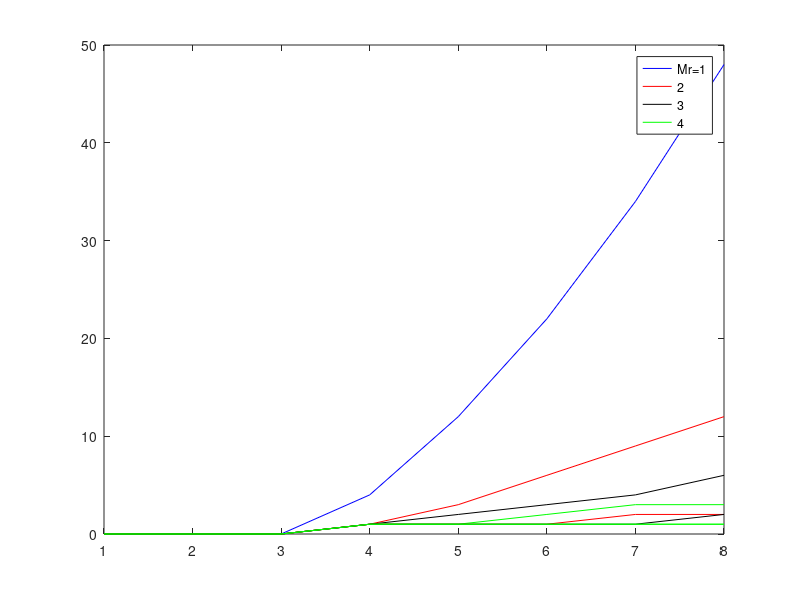

Write the MATLAB code that produced this figure.
%IHN
clc
clear all
close all
K=4;
M=2;

i=0;
D_b=[1:M*K];
for Mr=1:8
    i=i+1;
    ii=0;
    for D=1:M*K
        ii=ii+1;
        A1=(2*D*(K-1)-M*K*(K-1))/(Mr^2);
        if(mod(D,K)==0)
            A2=((D^2)*(1+1/K)-2*M*D)/(Mr^2);
        else
            A2=((D^2)*(1+1/K)-2*M*D+1-1/K)/(Mr^2);
        end
        for R=0:60
            
            if(R>=A1 && R>=A2)
                SR(i,ii)=R;
                break;
            end
        end
    end
end

plot(D_b,SR(1,:),'b')
hold on
plot(D_b,SR(2,:),'r')
plot(D_b,SR(3,:),'k')
plot(D_b,SR(4,:),'g')
plot(D_b,SR(5,:),'r')
plot(D_b,SR(6,:),'k')
plot(D_b,SR(7,:),'g')
plot(D_b,SR(8,:),'g')
hold off

legend('Mr=1','2','3','4')




